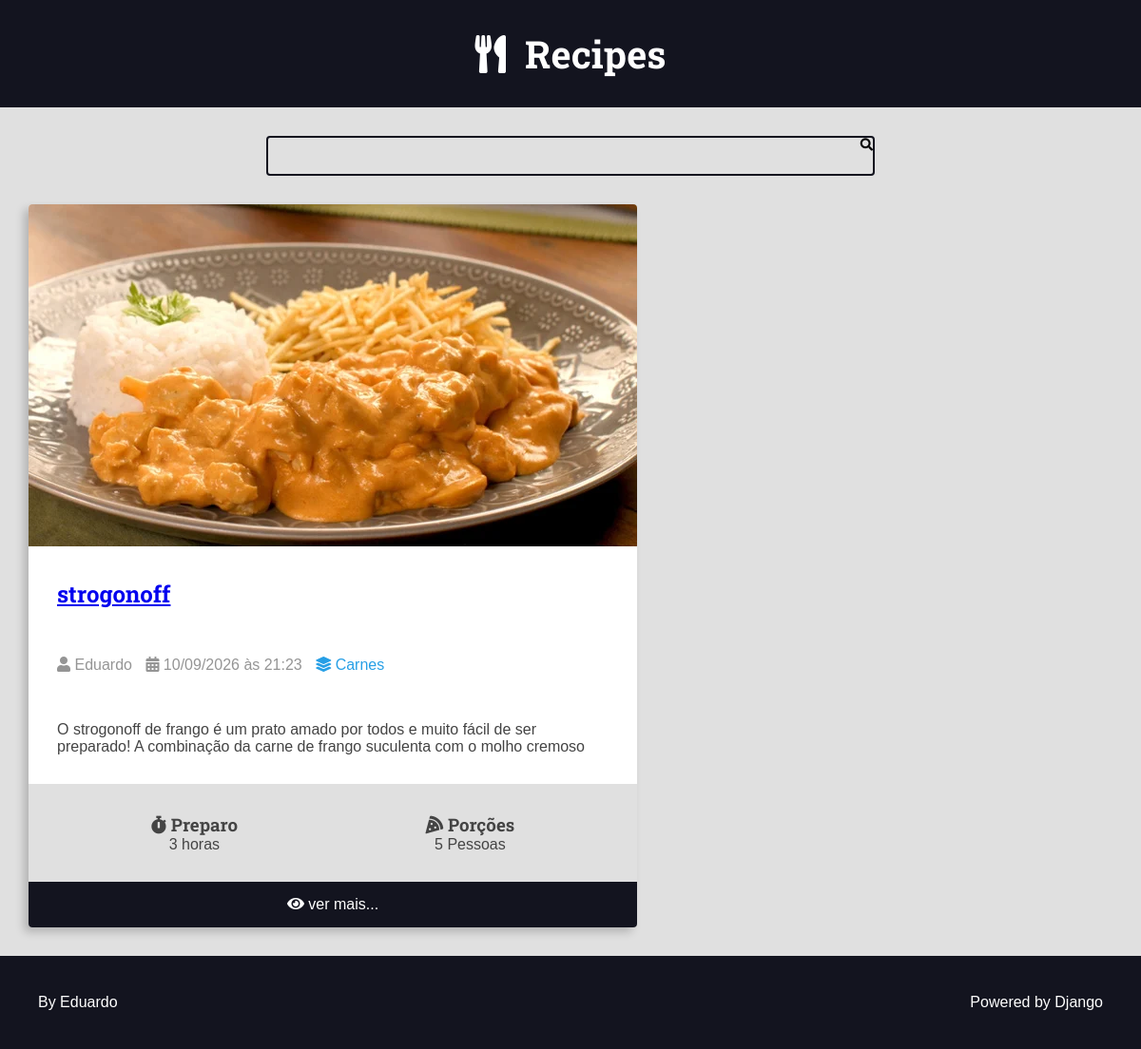
The app's page /recipes/22/ with its own data.
### recipes/models.py (models this page shows, shortened)
class Recipe(models.Model):
    title = models.CharField(max_length=65)
    description = models.CharField(max_length=165)
    slug = models.SlugField(unique=True)
    preparation_time = models.IntegerField()
    preparation_time_unit= models.CharField(max_length=65)
    servings = models.IntegerField()
    servings_unit= models.CharField(max_length=65)
    preparation_steps = models.TextField()
    preparation_steps_is_html = models.BooleanField(default=False)
    created_at = models.DateTimeField(auto_now_add=True)
    updated_at = models.DateTimeField(auto_now=True)
    is_published= models.BooleanField(default=False)
    cover = models.ImageField(upload_to='recipes/covers/%Y/%m/%d/', blank = True, default='')
    category = models.ForeignKey(Category, on_delete=models.SET_NULL, null=True, blank=True, default=None)
    author = models.ForeignKey(User, on_delete=models.SET_NULL, null=True)

class Category(models.Model):
    name= models.CharField(max_length=65)

### recipes/views.py (the view)
# urls.py: path('recipes/<int:id>/', views.recipe, name='recipe'),
def recipe(request, id):
    recipe = get_object_or_404(
        Recipe,
        pk=id,
        is_published=True,
    )
    context = {
        'recipe': recipe,
        'title': f'{recipe.title} - Recipe',
    }
    return render(request, 'recipes/pages/recipe-view.html', context)

### recipes/templates/recipes/pages/recipe-view.html (shortened to what this page needs)
{% extends "global/base.html" %}
{% block content %}
<div class="main-content main-content-detail container">
    {% include "recipes/partials/recipe.html" %}
</div>
{% endblock content %}

### recipes/templates/recipes/partials/recipe.html (shortened to what this page needs)
<div class="recipe recipe-list-item">
    {% if recipe.cover %}
        <div class="recipes-cover">
            <a href="{%url 'recipes:recipe' recipe.id %}">
            <img src="{{recipe.cover.url}}" alt="temporario">
            </a>
        </div>
    {% endif %}
    <div class="recipe-tittle-container">
        <h2 class="recipe-title">
            <a href="{%url 'recipes:recipe' recipe.id %}">
                {{recipe.title}} </h2>
    </div>
    <div class="recipe-author">
        <span class="recipe-author-item">
            <i class="fas fa-user"></i>
            {% if recipe.author is not none %}
                {% if recipe.author.first_name %}
                    {{recipe.author.first_name}} {{recipe.author.last_name}}
                {% else %}
                    {{recipe.author.username}}
                {% endif %}
            {% else %}
                Desconhecido
            {% endif %}
        </span>
        <span class="recipe-author-item">
            <i class="fas fa-calendar-alt"></i>
            {{recipe.created_at|date:"d/m/Y"}} às {{recipe.created_at|date:"H:i"}}
        </span>
        {% if recipe.category is not none%}
            <span class="recipe-author-item">
                <a href="{% url 'recipes:category' recipe.category.id %}">
                    <i class="fas fa-layer-group"></i>
                    <span>{{ recipe.category.name }}</span>
                </a>
            </span>
        {% endif %}
    </div>
    <div class="recipe-content">
        <p>{{recipe.description}}</p>
    </div>
    <div class="recipe-meta-container">
        <div class="recipe-meta recipe-preparation">
            <h3 class="recipe-meta-title"><i class="fas fa-stopwatch"></i> Preparo</h3>
            <div class="recipe-meta-text">
                {{recipe.preparation_time}} {{recipe.preparation_time_unit}}
            </div>
        </div>
        <div class="recipe-meta recipe-servings">
            <h3 class="recipe-meta-title"><i class="fas fa-pizza-slice"></i> Porções</h3>
            <div class="recipe-meta-text">
                {{recipe.servings}} {{recipe.servings_unit}}
            </div>
        </div>
    </div>
    {% if is_detail_page is not True %}
        <footer class="recipe-footer">
            <a class="recipe-read-more button button-dark button-full-width" href={% url "recipes:recipe" recipe.id %}>
                <i class="fas fa-eye"></i>
                <span>ver mais...</span>
        </footer>
    {% endif %}
</div>

### base_static/recipes/css/style.css (style rules this page uses)
:root { --color-primary: #269fe6; --color-primary-hover: #2086c2; --color-primary-dark: #13141f; --color-primary-dark-hover: #212336; --color-primary-light: #d4ecfa; --color-primary-light-hover: #bdd8e7; --color-white: #fff; --color-black: #000; --color-dark-text: #444; --color-info-light: #cce5ff; --color-debug-light: #cce5ff; --color-success-light: #d4edda; --color-alert-light: #fff3cd; --color-warning-light: #fff3cd; --color-error-light: #f8d7da; --color-info-dark: #4d86c4; --color-debug-dark: #4d86c4; --color-success-dark: #4a9c5d; --color-alert-dark: #927f40; --color-warning-dark: #927f40; --color-error-dark: #da525d; --color-gray-0: #f9f9f9; --color-gray-1: #e0e0e0; --color-gray-2: #c7c7c7; --color-gray-3: #aeaeae; --color-gray-4: #959595; --color-gray-5: #7d7d7d; --color-gray-6: #646464; --color-gray-7: #4b4b4b; --color-gray-8: #323232; --color-gray-9: #191919; --font-primary: sans-serif; --font-headings: 'Roboto Slab', serif; --spacing-gutter-medium: 3rem; --spacing-gutter-large: 4rem; }
* { margin: 0; padding: 0; box-sizing: border-box; }
html { font-size: 62.5%; }
body { font-size: 1.6rem; font-family: var(--font-primary); background: var(--color-gray-1); color: var(--color-dark-text); }
h1, h2, h3, h4, h5, h6 { font-family: var(--font-headings); }
.container { max-width: 144rem; margin: 0 auto; padding: var(--spacing-gutter-medium); }
.main-content { padding-top: 0; }
.recipe { background: var(--color-white); box-shadow: -5px 5px 10px rgba(0, 0, 0, .2); transform: scale(1); transition: all 300ms ease-in-out; border-radius: .4rem; overflow: hidden; }
.recipe img { max-width: 100%; }
.recipe-list-item { max-width: 64rem; }
.recipe-tittle-container { padding: var(--spacing-gutter-medium); padding-bottom: 2rem }
.recipe-author { padding: var(--spacing-gutter-medium); }
.recipe-content { padding: var(--spacing-gutter-medium); padding-top: 2rem; }
.recipe-author-item { color: var(--color-gray-4); margin-right: 1rem; }
.recipe-author a { color: var(--color-primary); transition: all 300ms ease-in-out; text-decoration: none; }
.recipe-meta-container { display: flex; flex-flow: row wrap; padding: var(--spacing-gutter-medium); background: var(--color-gray-1); }
.recipe-meta { display: flex; flex-flow: column nowrap; flex-shrink: 1; flex-grow: 1; text-align: center; }
.recipe-footer a { background: var(--color-primary-dark); display: block; color: var(--color-white); text-decoration: none; text-align: center; padding: 1.5rem var(--spacing-gutter-medium); transition: all 300ms ease-in-out; }

### records on screen
Recipe: cover (picture), title "strogonoff", author.username "Eduardo", created_at "10/09/2026", created_at "21:23", category.name "Carnes", description "O strogonoff de frango é um prato amado por todos e muito fácil de ser preparado! A combinação da carne de frango suculenta com o molho cremoso", preparation_time "3", preparation_time_unit "horas", servings "5", servings_unit "Pessoas"
